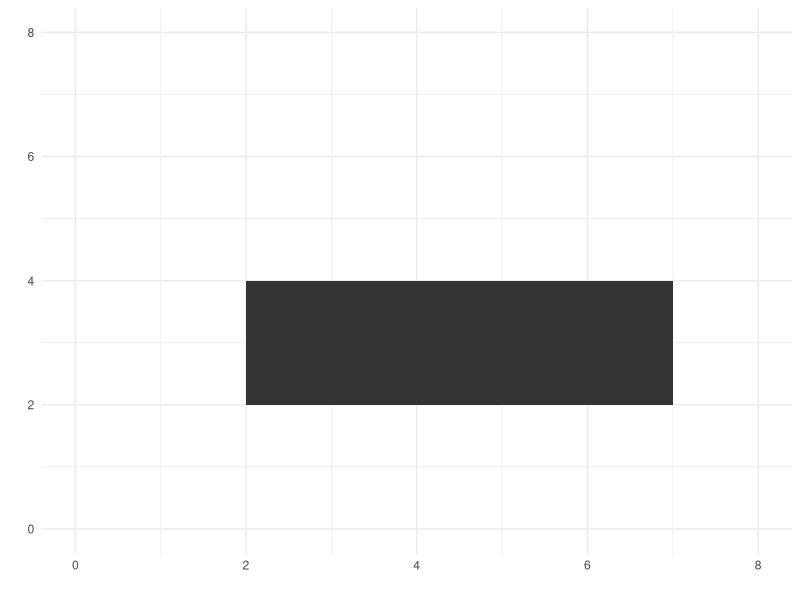
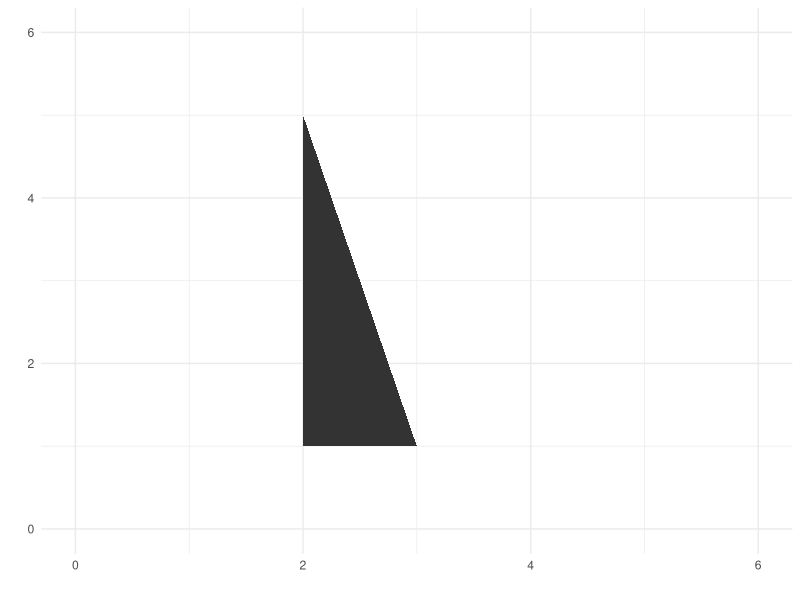

R code for these plots, in order:
## ---- chunk 1
knitr::opts_chunk$set(echo = FALSE)
knitr::opts_chunk$set(fig.width=8, fig.height=5) 
## ---- chunk 2

library(ggplot2)
library(data.table)

Sides <- sample(2:6,2)

dt.rectangle <- data.table(group = c(1,1,1,1), polygon.x = c(2,2 + Sides[1], 2+ Sides[1], 2 ), polygon.y = c(2,2,2+ + Sides[2],2 + Sides[2]))

p <- ggplot()
p <- p + geom_polygon(
            data = dt.rectangle
            ,aes(
                x=polygon.x
                ,y=polygon.y
                ,group=group
            )
        ) + theme_minimal() + xlim(0,8) + ylim(0,8) + xlab("") + ylab("") 

p
## ---- chunk 3

library(ggplot2)
library(data.table)

Type <- list(list(2,3), list(1,4))
Orient <- sample(unlist(sample(Type, 1)),2)

dt.triangle <- data.table(group = c(1,1,1), polygon.x = c(2,2 + Orient[1],2), polygon.y = c(1,1,1 + Orient[2]))

p <- ggplot()
p <- p + geom_polygon(
            data = dt.triangle
            ,aes(
                x=polygon.x
                ,y=polygon.y
                ,group=group
            )
        ) + theme_minimal() + xlim(0,6) + ylim(0,6) + xlab("") + ylab("")

p
